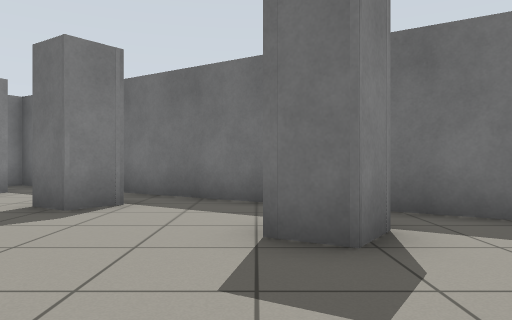
View 1 (above)

20 first-person views from a walk through a Gazebo world. The camera is 0.72 m above the floor, looks level and sees 70° across. The floor is counted in squares, 1 m on a side. Each view is taken from the middle of a square. On the plan, view 1 faces up. The plan holds only what a view shows up to about 11 squares ahead; the rest is blank. The place goes on beyond the plan.

View 2
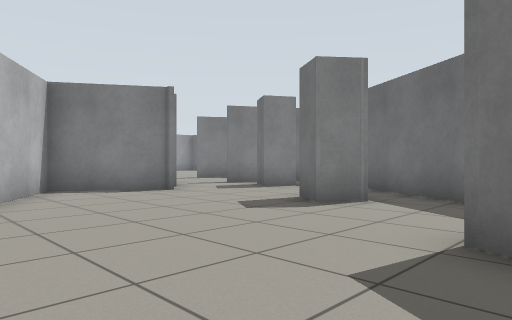

View 3
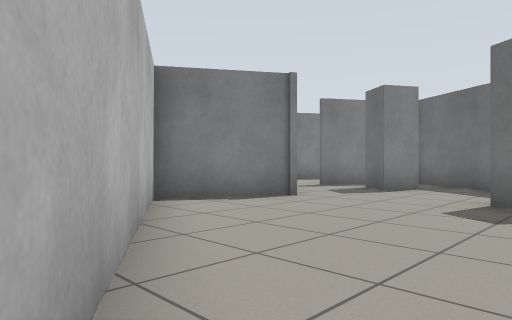

View 4
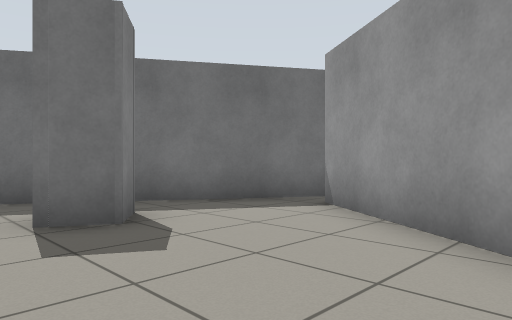

View 5
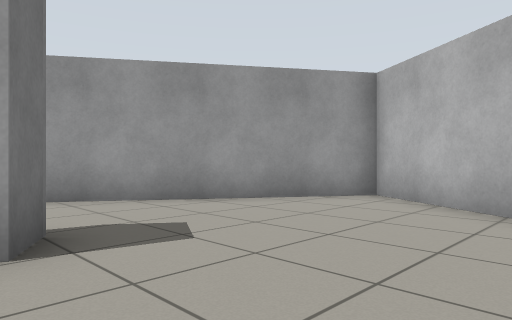

View 6
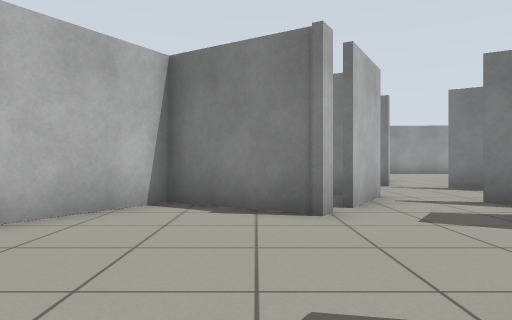

View 7
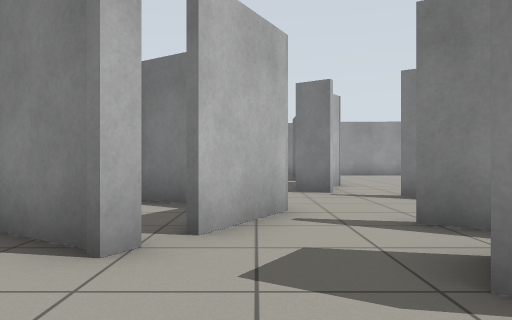

View 8
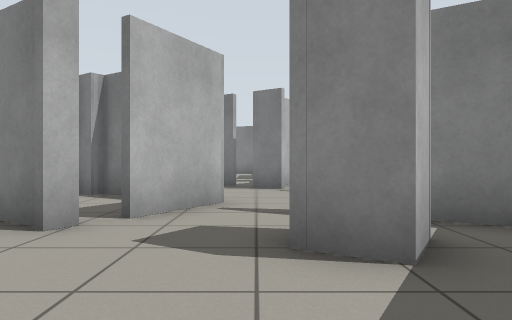

View 9
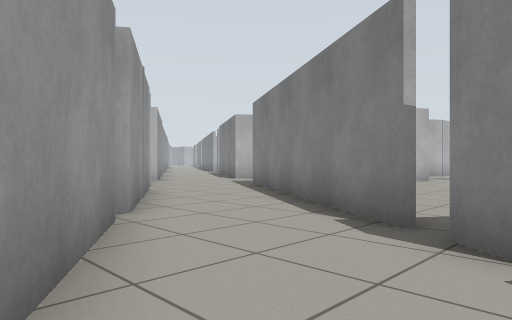

View 10
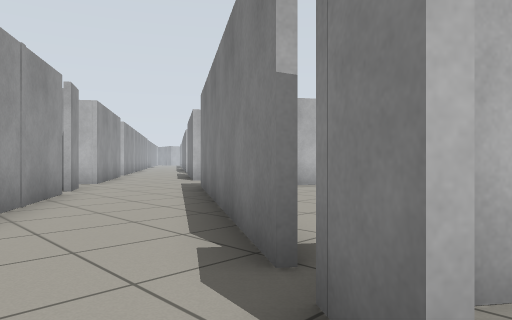

View 11
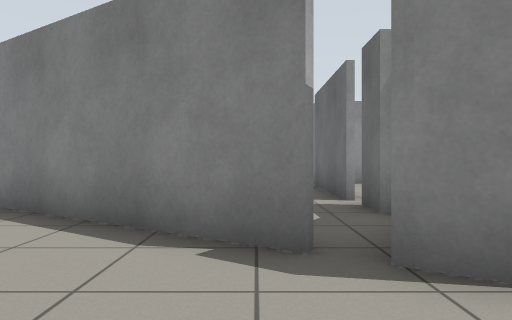

View 12
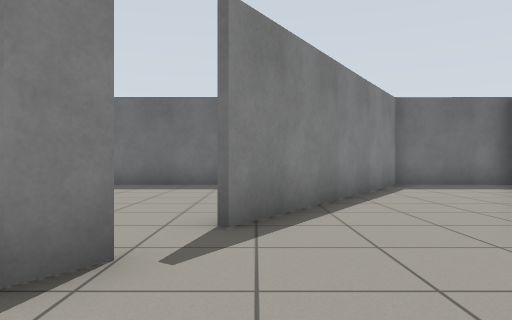

View 13
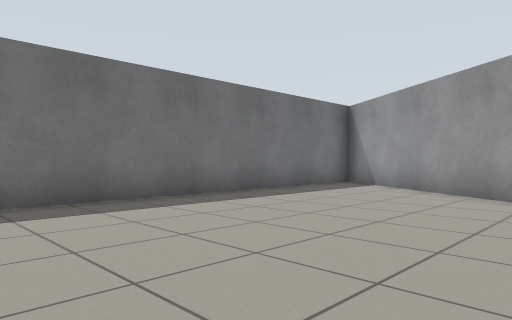

View 14
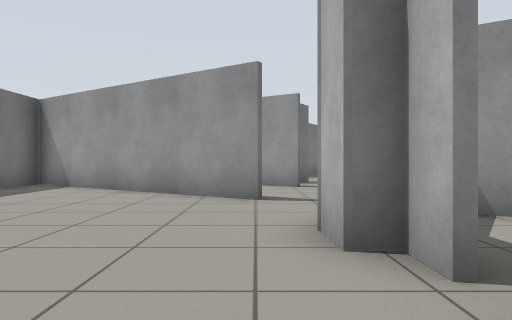

View 15
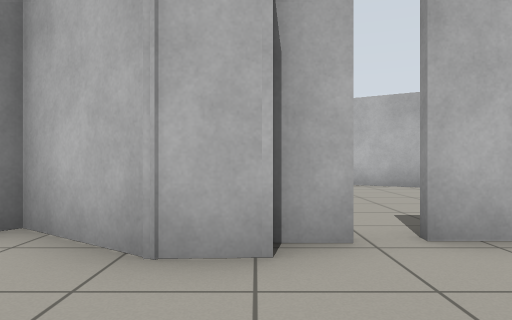

View 16
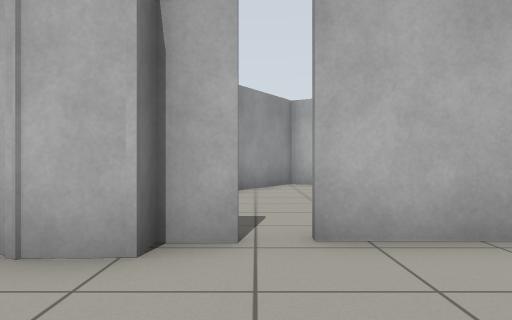

View 17
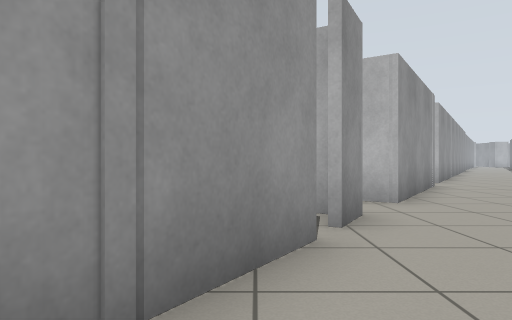

View 18
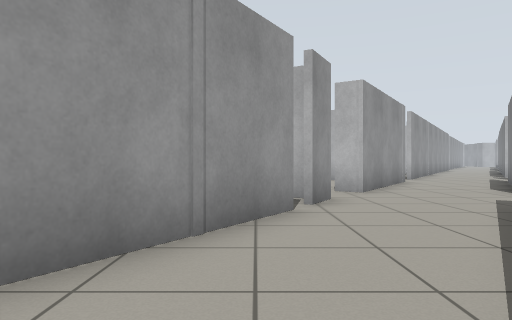

View 19
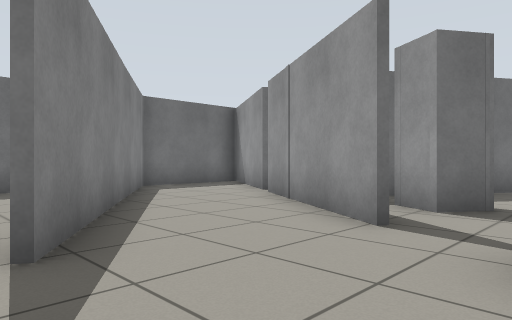

View 20
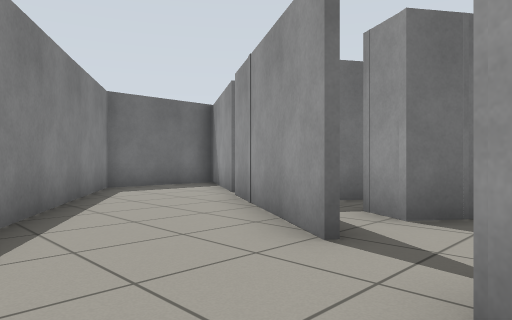

### Floor plan
Points are (right, up) in squares from view 1. A wall is a line through its corners. A room is listed if a view was taken in it or the views show most of it. See-through windows are left out.
Room 1 (views 1, 2, 3, 4, 5, 6, 7, 8)
walls: (-2.8, 5) (-3.6, 5.5); (-2.1, 5.9) (-2.8, 5.1) (-3.5, 5.6); (-2.2, 5.9) (-2.8, 5.1); (1.4, 3.7) (0.8, 3) (0, 3.4); (-7, 5.2) (-6.7, 5) (-8.2, 2.5) (0.5, -3) (4.2, 2.6); (-5.5, 8.1) (-6, 7.3) (-6.7, 7.8) (-6.3, 8.6); (5.1, 3.2) (-6.6, 10.3) (-8.1, 7.8)
ways out: opening at (-8, 7) to room 2
Room 2 (views 9, 10, 11, 12, 18, 19, 20)
walls: (-12, 7.7) (-12.6, 6.8); (-12.8, 6.4) (-14.2, 4.4); (-8.4, 7.9) (-7.8, 8.9); (-11, 3.8) (-9.3, 6.5) (-7.4, 5.4); (-10.3, 10.2) (-11.2, 8.8)
ways out: opening at (-8, 7) to room 1; opening at (-12, 9) to room 3; opening at (-13, 3) to room 4; opening at (-9, 9) to room 5
Room 3 (views 13, 14, 15, 16)
walls: (-15.1, 8.3) (-14.2, 8.3) (-12.4, 7); (-11.4, 9) (-7.3, 15.4) (-16.9, 15.4); (-15.9, 7.8) (-15.1, 7.8); (-18.4, 7.8) (-16.5, 7.8)
ways out: opening at (-12, 9) to room 2; gap at (-16, 8)
Room 4 (view 17)
walls: (-14.2, 4.4) (-15.6, 2.3); (-12.7, 1) (-11.3, 3.3)
ways out: opening at (-13, 3) to room 2; opening at (-14, 1)
Room 5 (no view inside)
walls: (-8.5, 12.8) (-10.3, 10.2); (-7.8, 8.9) (-6, 11.8)
ways out: opening at (-9, 9) to room 2; opening at (-7, 12) to room 6
Room 6 (no view inside)
walls: (-5, 11.8) (-3.9, 13.5); (-3.8, 15.4) (-7.1, 15.4) (-8.7, 12.9)
ways out: opening at (-7, 12) to room 5

Positions as (right, up) in squares from view 1, and headings:
1: (0, 0), facing up
2: (1, 0), facing up-left
3: (-2, -1), facing up-left
4: (-1, -1), facing up-right
5: (-3, 4), facing down-right
6: (-2, 4), facing left
7: (-4, 6), facing left
8: (-3, 7), facing left
9: (-9, 8), facing down-left
10: (-11, 8), facing down-left
11: (-10, 6), facing left
12: (-11, 5), facing up
13: (-18, 9), facing up-right
14: (-18, 9), facing right
15: (-15, 11), facing down
16: (-16, 11), facing down
17: (-13, 3), facing down
18: (-13, 5), facing down
19: (-12, 6), facing up-right
20: (-11, 6), facing up-right
